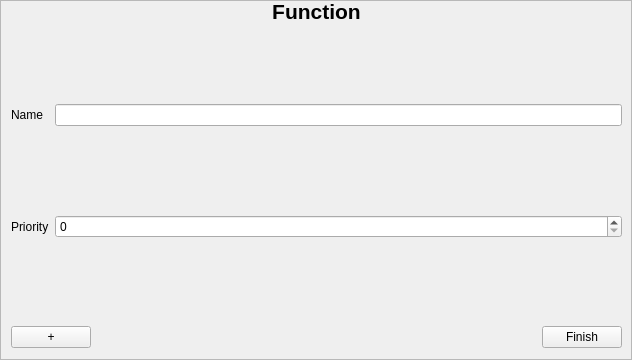
<?xml version="1.0" encoding="UTF-8"?>
<ui version="4.0">
 <class>FunctionInputArea</class>
 <widget class="QScrollArea" name="FunctionInputArea">
  <property name="geometry">
   <rect>
    <x>0</x>
    <y>0</y>
    <width>632</width>
    <height>360</height>
   </rect>
  </property>
  <property name="windowTitle">
   <string>ScrollArea</string>
  </property>
  <property name="widgetResizable">
   <bool>true</bool>
  </property>
  <widget class="QWidget" name="scrollAreaWidgetContents">
   <property name="geometry">
    <rect>
     <x>0</x>
     <y>0</y>
     <width>630</width>
     <height>358</height>
    </rect>
   </property>
   <widget class="QWidget" name="verticalLayoutWidget">
    <property name="geometry">
     <rect>
      <x>10</x>
      <y>0</y>
      <width>611</width>
      <height>21</height>
     </rect>
    </property>
    <layout class="QVBoxLayout" name="verticalLayout">
     <item>
      <widget class="QLabel" name="label_Header">
       <property name="font">
        <font>
         <pointsize>16</pointsize>
         <weight>75</weight>
         <bold>true</bold>
        </font>
       </property>
       <property name="text">
        <string>Function</string>
       </property>
       <property name="alignment">
        <set>Qt::AlignCenter</set>
       </property>
      </widget>
     </item>
    </layout>
   </widget>
   <widget class="QWidget" name="gridLayoutWidget">
    <property name="geometry">
     <rect>
      <x>10</x>
      <y>20</y>
      <width>611</width>
      <height>301</height>
     </rect>
    </property>
    <layout class="QGridLayout" name="gridLayout">
     <item row="1" column="0">
      <widget class="QLabel" name="label_Priority">
       <property name="text">
        <string>Priority</string>
       </property>
       <property name="buddy">
        <cstring>spinBox_Priotity</cstring>
       </property>
      </widget>
     </item>
     <item row="0" column="3">
      <widget class="QLineEdit" name="lineEdit_Name"/>
     </item>
     <item row="0" column="0">
      <widget class="QLabel" name="label_Name">
       <property name="text">
        <string>Name</string>
       </property>
       <property name="buddy">
        <cstring>lineEdit_Name</cstring>
       </property>
      </widget>
     </item>
     <item row="1" column="3">
      <widget class="QSpinBox" name="spinBox_Priotity"/>
     </item>
    </layout>
   </widget>
   <widget class="QWidget" name="verticalLayoutWidget_2">
    <property name="geometry">
     <rect>
      <x>10</x>
      <y>320</y>
      <width>611</width>
      <height>32</height>
     </rect>
    </property>
    <layout class="QHBoxLayout" name="horizontalLayout">
     <item>
      <widget class="QPushButton" name="pushButton_Add">
       <property name="text">
        <string>+</string>
       </property>
      </widget>
     </item>
     <item>
      <spacer name="horizontalSpacer">
       <property name="orientation">
        <enum>Qt::Horizontal</enum>
       </property>
       <property name="sizeHint" stdset="0">
        <size>
         <width>40</width>
         <height>20</height>
        </size>
       </property>
      </spacer>
     </item>
     <item>
      <widget class="QPushButton" name="pushButton_Finish">
       <property name="text">
        <string>Finish</string>
       </property>
      </widget>
     </item>
    </layout>
   </widget>
  </widget>
 </widget>
 <tabstops>
  <tabstop>lineEdit_Name</tabstop>
  <tabstop>spinBox_Priotity</tabstop>
  <tabstop>pushButton_Add</tabstop>
  <tabstop>pushButton_Finish</tabstop>
 </tabstops>
 <resources/>
 <connections/>
</ui>
